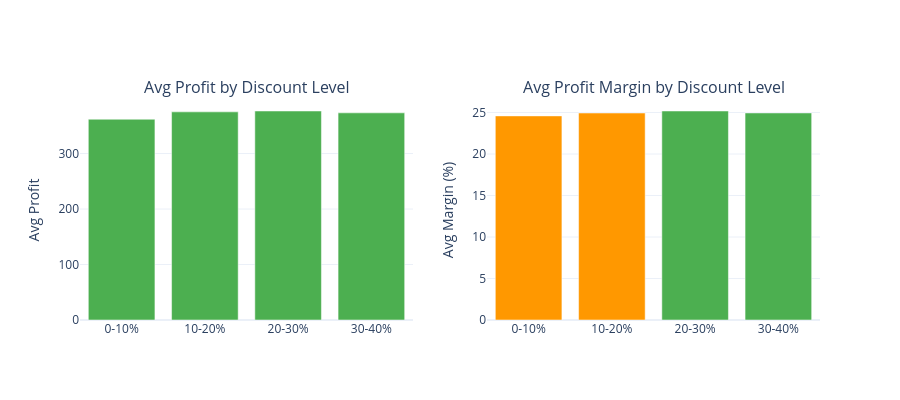

Notebook cell for this chart:
### Code cell
df['Discount_Bin'] = pd.cut(df['Discount'], bins=[0, 0.1, 0.2, 0.3, 0.4, 0.5],
                            labels=['0-10%', '10-20%', '20-30%', '30-40%', '40-50%'])

disc = df.groupby('Discount_Bin', observed=True).agg(
    Avg_Profit=('Profit', 'mean'),
    Avg_Margin=('Profit_Margin', 'mean'),
    Total_Profit=('Profit', 'sum'),
    Orders=('Order ID', 'count')
).reset_index()

fig = make_subplots(rows=1, cols=2,
                    subplot_titles=('Avg Profit by Discount Level', 'Avg Profit Margin by Discount Level'))

bar_colors = [COLOR_PROFIT if v > 0 else COLOR_NEGATIVE for v in disc['Avg_Profit']]
fig.add_trace(go.Bar(x=disc['Discount_Bin'].astype(str), y=disc['Avg_Profit'],
                     marker_color=bar_colors, showlegend=False), row=1, col=1)

margin_colors = [COLOR_PROFIT if v > disc['Avg_Margin'].median() else COLOR_DISCOUNT for v in disc['Avg_Margin']]
fig.add_trace(go.Bar(x=disc['Discount_Bin'].astype(str), y=disc['Avg_Margin'],
                     marker_color=margin_colors, showlegend=False), row=1, col=2)

fig.update_layout(template=TEMPLATE, height=400)
fig.update_yaxes(title_text='Avg Profit', row=1, col=1)
fig.update_yaxes(title_text='Avg Margin (%)', row=1, col=2)
fig.show()

### Figure 1 — Plotly figure (JSON) as saved in the notebook; plotly's stock layout.template omitted (floating-point values rounded to 4 significant figures)
{"data": [{"marker": {"color": ["#4CAF50", "#4CAF50", "#4CAF50", "#4CAF50"]}, "showlegend": false, "type": "bar", "x": ["0-10%", "10-20%", "20-30%", "30-40%"], "xaxis": "x", "y": [361.9, 375.1, 376.7, 373.4], "yaxis": "y"}, {"marker": {"color": ["#FF9800", "#FF9800", "#4CAF50", "#4CAF50"]}, "showlegend": false, "type": "bar", "x": ["0-10%", "10-20%", "20-30%", "30-40%"], "xaxis": "x2", "y": [24.59, 24.94, 25.18, 24.95], "yaxis": "y2"}], "layout": {"annotations": [{"font": {"size": 16}, "showarrow": false, "text": "Avg Profit by Discount Level", "x": 0.225, "xanchor": "center", "xref": "paper", "y": 1, "yanchor": "bottom", "yref": "paper"}, {"font": {"size": 16}, "showarrow": false, "text": "Avg Profit Margin by Discount Level", "x": 0.775, "xanchor": "center", "xref": "paper", "y": 1, "yanchor": "bottom", "yref": "paper"}], "height": 400, "xaxis": {"anchor": "y", "domain": [0, 0.45]}, "xaxis2": {"anchor": "y2", "domain": [0.55, 1]}, "yaxis": {"anchor": "x", "domain": [0, 1], "title": {"text": "Avg Profit"}}, "yaxis2": {"anchor": "x2", "domain": [0, 1], "title": {"text": "Avg Margin (%)"}}}}
